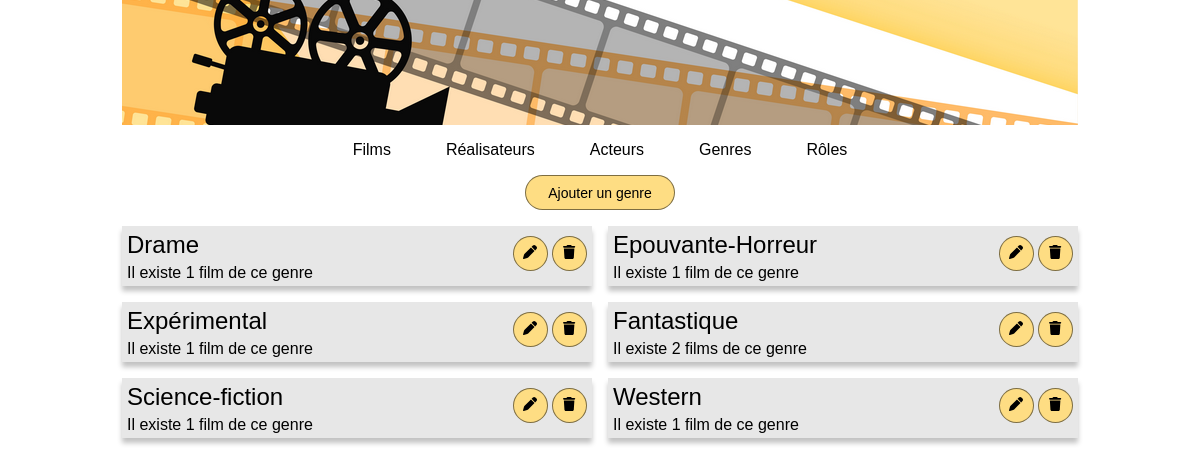
Screenshot of /index.php?action=listGenres with the database file from the repository.
### tables this page shows
CREATE TABLE IF NOT EXISTS `genre_film` (
  `id_genre_film` int NOT NULL AUTO_INCREMENT,
  `libelle_genre_film` varchar(50) NOT NULL,
  PRIMARY KEY (`id_genre_film`)
);

### controller/CinemaController.php (called while the page is built, shortened)
<?php
class CinemaController
{
    public function connectToBDD()
    {
        return Connect::seConnecter();
    }
    public function listGenres()
    {
        $genres = $this->connectToBDD()->query("
        SELECT
        gf.id_genre_film,
        gf.libelle_genre_film,
        COUNT(p.id_film) AS nbFilms
        FROM film f
        INNER JOIN posseder p ON f.id_film = p.id_film
        RIGHT JOIN genre_film gf ON p.id_genre_film = gf.id_genre_film
        GROUP BY gf.id_genre_film
        ORDER BY gf.libelle_genre_film
        ");
        require "view/listGenres.php";
    }
}

### model/Connect.php (called while the page is built, shortened)
<?php
abstract class Connect
{
    public static function seConnecter()
    {
        try
        {
            return new \PDO("mysql:host=" . self::HOST . ";dbname=" . self::DB . ";charset=utf8", self::USER, self::PASS);
        }
        catch (\PDOException $ex)
        {
            return $ex->getMessage();
        }
    }
}

### view/listGenres.php (the view, shortened to what this page needs)
<div class="top">
    <button type="bouton" class=" button button-large button-center"><a href="index.php?action=formAddGenre">Ajouter un genre</a></button>
</div>
<?php foreach ($genres->fetchALL() as $genre) {
?>
    <div class="genre-role-box bg">
        <div class="genre-role-main">
            <?php
            if ($genre["nbFilms"] > 0) {
            ?>
                <h1><a href="index.php?action=infoGenre&id=<?= $genre["id_genre_film"] ?>"><?= $genre["libelle_genre_film"] ?></a></h1>
                <p>Il existe <?= $genre["nbFilms"] ?> film<?= $genre["nbFilms"] > 1 ? "s" : "" ?> de ce genre</p>
            <?php
            } else {
            ?>
                <h1><?= $genre["libelle_genre_film"] ?></h1>
                <p>Il n'existe aucun film de ce genre</p>
            <?php
            } ?>
        </div>
        <div class="genre-role-actions">
            <button type="bouton" class="button button-round">
                <a href="index.php?action=formEditGenre&id=<?= $genre["id_genre_film"] ?>">
                </a>
            </button>
            <button type="bouton" class="button button-round">
                <a href="index.php?action=deleteGenre&id=<?= $genre["id_genre_film"] ?>">
                </a>
            </button>
        </div>
    </div>
<?php }
require "view/template.php";

### public/css/style.css (style rules this page uses)
* { margin: 0px; padding: 0px; box-sizing: border-box; font-family: sans-serif; }
a:link, a:visited { color: black; text-decoration: none; }
p { margin-top: 5px; }
.bg { background-color: rgb(231, 231, 231); box-shadow: 0 5px 5px rgb(194, 194, 194); }
button { display: inline-block; background-color: rgb(254, 221, 131); border-radius: 20px; border: 1px solid rgba(0, 0, 0, 0.5); color: black; font-size: 14px; padding: 8px; cursor: pointer; }
.bg button { margin-top: 5px; }
.button { height: 35px; }
.button-round { width: 35px; }
.button-large { width: 150px; }
.top { margin: auto; }
h1 { font-size: 24px; font-weight: normal; }
.genre-role-box { width: 100%; min-height: 60px; height: fit-content; margin: 10px; padding: 5px; display: flex; flex-wrap: wrap; gap: 0px; }
@media screen and (min-width: 1200px) { .top { flex-basis: 100%; display: flex; } }
@media screen and (min-width: 1200px) { .button-center { margin: auto; } }
@media screen and (min-width: 1200px) { h1 { margin-top: 20px; } }
@media screen and (min-width: 1200px) { .genre-role-box { width: 470px; height: 60px; margin: 0px; padding: 5px; display: flex; flex-direction: column; } }
@media screen and (min-width: 1200px) { .genre-role-box h1 { margin-top: 0px; } }
@media screen and (min-width: 1200px) { .genre-role-actions { align-self: flex-end; } }

### rows the page displays
genre_film: libelle_genre_film "Drame", nbFilms "1"
genre_film: libelle_genre_film "Epouvante-Horreur", nbFilms "1"
genre_film: libelle_genre_film "Expérimental", nbFilms "1"
genre_film: libelle_genre_film "Fantastique", nbFilms "2"
genre_film: libelle_genre_film "Science-fiction", nbFilms "1"
genre_film: libelle_genre_film "Western", nbFilms "1"
